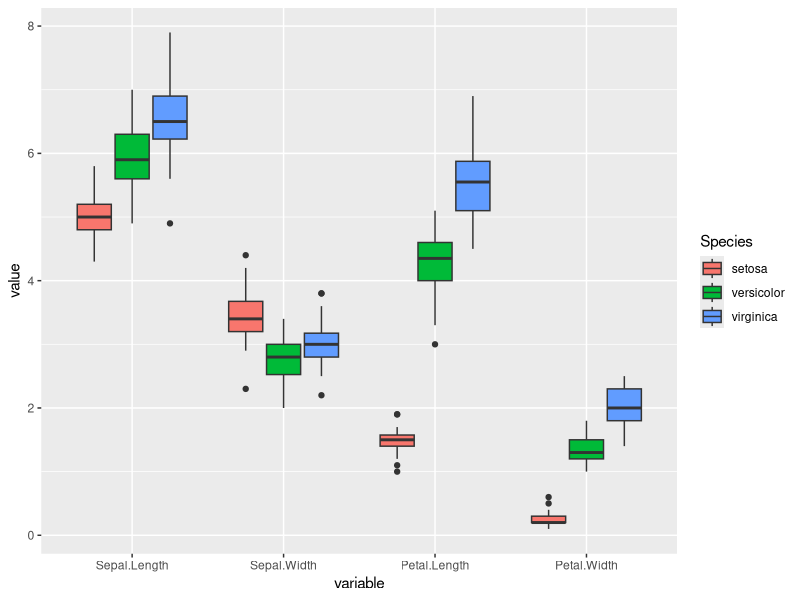
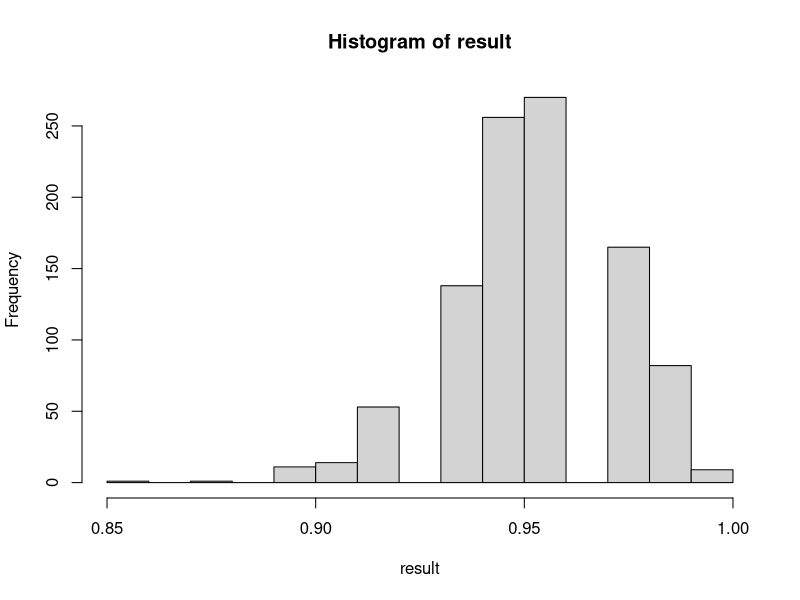

Source code (R) for these figures, in order: (Note: this script raises an error after producing the figures.)
library(reshape2)
library(ggplot2)
library(MASS)
library(e1071)
install.packages("e1071")
irism <- melt(iris)
ggplot(irism, aes(variable, value, fill = Species)) +
  geom_boxplot()

N <- nrow(iris)
#Randomly distribute half of data in two data sets one for train
trainset <- sample(seq(N), N/2)

# if we want to get 25 for each group:
trainset <- sapply(unique(iris$Species), function(s) sample(
  which(iris$Species == s), 25))
trainset <- as.numeric(trainset)
testset <- setdiff(seq(N), trainset)
length(testset)
any(testset %in% trainset)
intersect(trainset, testset)

model.lda <- lda(Species ~ ., iris[trainset, ])
model.lda

predict.lda <- predict(model.lda, iris[testset, 1:4]) 
# we should not give Species the model should guess it!
#although the model won't cheat anyway!
predict.lda
names(predict.lda)
predict.lda$class
#test to see how many Species the model has  succesfully differentiated
sum(predict.lda$class == iris[testset, "Species"])
table(predict.lda$class, iris[testset, "Species"])
which(predict.lda$class != iris[testset, "Species"])

#measuring accuracy
cat("Accuracy is: ", sum(predict.lda$class == iris[testset, "Species"])/length(testset))
    

#SVM

model.svm <- svm(Species ~ ., iris[trainset, ])
predict.svm <- predict(model.svm, iris[testset, ]) 
cat("Accuracy is: ", sum(predict.svm == iris[testset, "Species"])/length(testset))

#better thing to do is to run the model lets say 1000 times and then get accuracy mean

find.accuracy <- function(train, test, algorithm) {
  model <- algorithm(Species ~ ., train)
  pr <- predict(model, test)
  sum(pr == test$Species)/ nrow(test)
}

find.accuracy(iris[trainset,], iris[testset,], svm) #remember lda has class and this function returns 0
debug(find.accuracy)
undebug(find.accuracy)

data.partition <- function(data, algorithm) {
  N = nrow(data)
  trainset <- sample(seq(N), N/2)
  testset <- setdiff(seq(N), trainset)
  find.accuracy(data[trainset,], data[testset,], algorithm)
}
result <- sapply(1:1000, function(i) data.partition(iris, svm))
mean(result)
hist(result)                 

#we can run both algorithms :
result <- lapply(c(svm, randomForest), function(alg) sapply(1:1000, function(i) data.partition(iris, alg)))
result <- do.call(cbind, result) #do.call runs a function on a list 